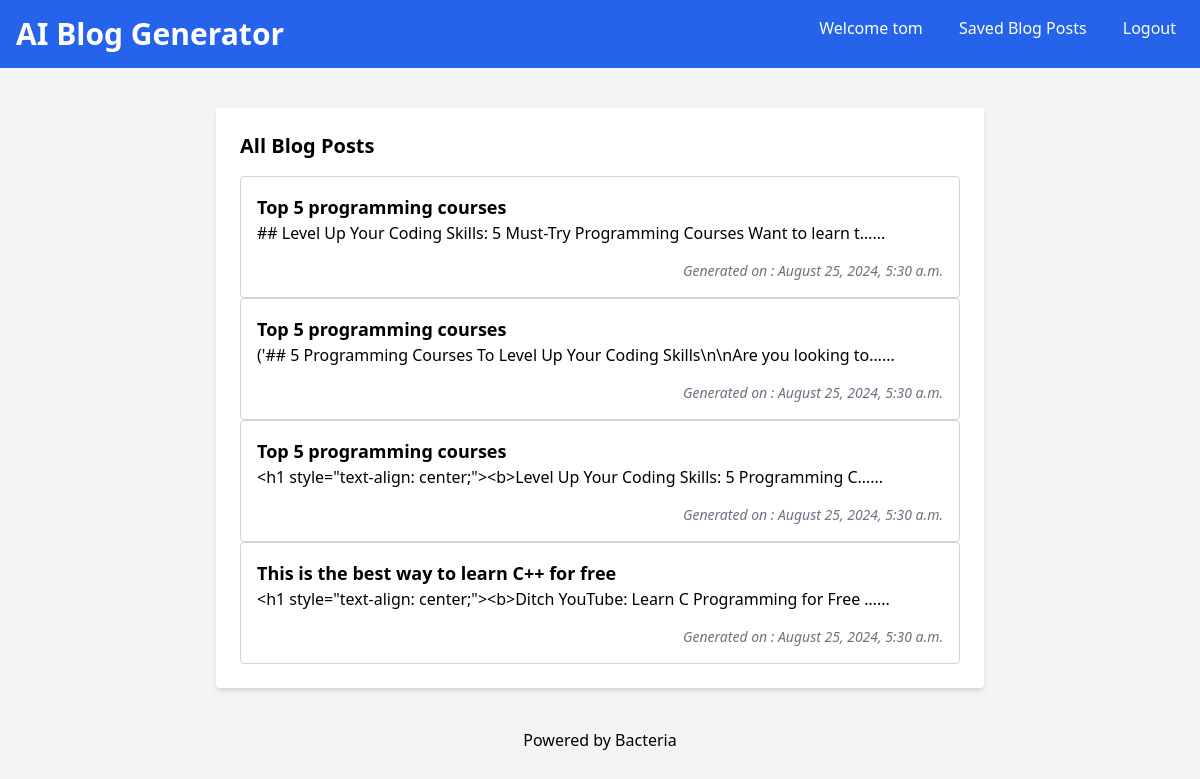
The page /blog-list/ (signed in) on the database its author committed.
### ai_blog_generator/models.py (models this page shows, shortened)
class BlogPost(models.Model):
    user = models.ForeignKey(User,on_delete=models.CASCADE)
    yt_title = models.CharField(max_length=300)
    yt_link = models.URLField()
    generated_content = models.TextField()
    formated_content = models.TextField()
    created_at = models.DateTimeField(auto_now_add=True)

### ai_blog_generator/views.py (the view)
# urls.py: path('blog-list/',views.blog_list,name='blog-list'),
def blog_list(request):
    blog_articles = BlogPost.objects.filter(user = request.user)
    return render(request,'all-blogs.html',{'blog_articles':blog_articles})

### templates/all-blogs.html (shortened to what this page needs)
<!DOCTYPE html>
<html lang="en">
<head>
    <link href="https://cdn.jsdelivr.net/npm/tailwindcss@2.2.19/dist/tailwind.min.css" rel="stylesheet">
</head>
<body class="bg-gray-100 font-sans antialiased">
    <nav class="bg-blue-600 p-4 text-white flex justify-between">
        <div>
            <a href="/"><h1 class="text-3xl font-bold">AI Blog Generator</h1></a>
        </div>
        <div>
            <a class="text-white  mx-4">Welcome {{ user.username }}</a>
            <a href="{% url "blog-list" %}" class="text-white hover:underline mx-4">Saved Blog Posts</a>
            <a href="{% url "logout" %}" class="text-white hover:underline ml-4 mr-2">Logout</a>
        </div>
    </nav>
     <div class="container mx-auto mt-10 px-4 sm:px-0">
        <div class="max-w-3xl mx-auto  bg-white p-6 rounded shadow-md  ">
             <section>
                <h2 class="text-xl mb-4 font-semibold">All Blog Posts</h2>
                <div class="space-y-4">
                    {% for blog  in blog_articles reversed%}
                        <a href="{% url "blog-details" blog.id %}">
                            <div class="border border-gray-300 p-4 rounded">
                                <h3 class="text-lg font-semibold">{{ blog.yt_title }}</h3>
                                <p>{{blog.generated_content|truncatechars:80}}...</p>
                                <h1 class="text-sm text-gray-500 mt-4 italic text-right">Generated on : {{ blog.created_at|date:"F j, Y, g:i a" }}</h1>
                            </div>
                        </a>
                    {% endfor %}
                </div>
             </section>
        </div>
     </div>
     <footer class="text-center p-4 text-black mt-6">
        Powered by <a href="">Bacteria</a>
    </footer>
</body>
</html>

### rows shown on the page
BlogPost: yt_title "Top 5 programming courses", generated_content "## Level Up Your Coding Skills: 5 Must-Try Programming Courses Want to learn t…", created_at "August 25, 2024, 5:30 a.m."
BlogPost: yt_title "Top 5 programming courses", generated_content "('## 5 Programming Courses To Level Up Your Coding Skills\\n\\nAre you looking to…", created_at "August 25, 2024, 5:30 a.m."
BlogPost: yt_title "Top 5 programming courses", generated_content "<h1 style=\"text-align: center;\"><b>Level Up Your Coding Skills: 5 Programming C…", created_at "August 25, 2024, 5:30 a.m."
BlogPost: yt_title "This is the best way to learn C++ for free", generated_content "<h1 style=\"text-align: center;\"><b>Ditch YouTube: Learn C Programming for Free …", created_at "August 25, 2024, 5:30 a.m."

### other values the page prints
{{ user.username }} "tom"
